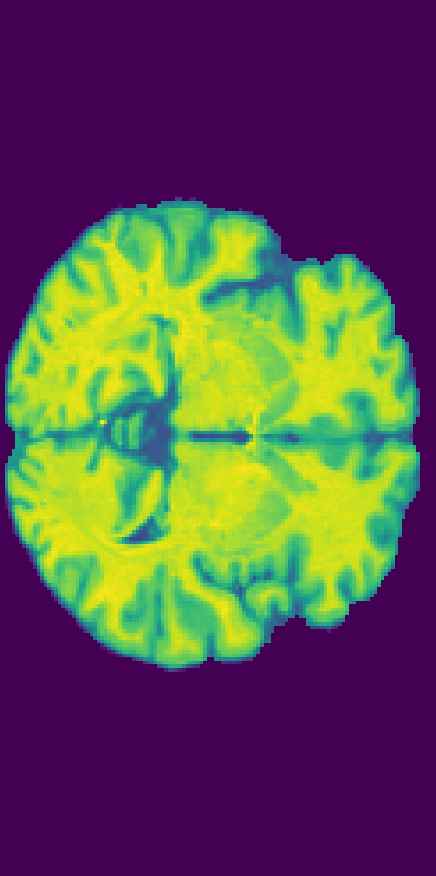
#> input picture images/image.png, 436 x 876 px, found by its file name
$ jupyter execute --allow-errors dubug_preprocessing.ipynb
#> lines starting #> are read from the running program, lines starting #| are printed output that depends on the picture
[cell 1]
import scipy.io
import numpy as np
from matplotlib import pyplot as plt
import random
import cv2

[cell 2]
IMG_SIZE = 64
TOTAL_IMG = 20
count = 0

[cell 3]
# [69 lines left out: functions process_volume, generate_multichannle_label, generate_random_data, not called in this run]

#> (a cell that did not finish here is left out)

[cell 5]
save_path = "../../data/training/train/"
volume = "vol_01"

#> (a cell that did not finish here is left out)

#> (a cell that did not finish here is left out)

#> (a cell that did not finish here is left out)

[cell 9]
image = cv2.imread("image.png",0)
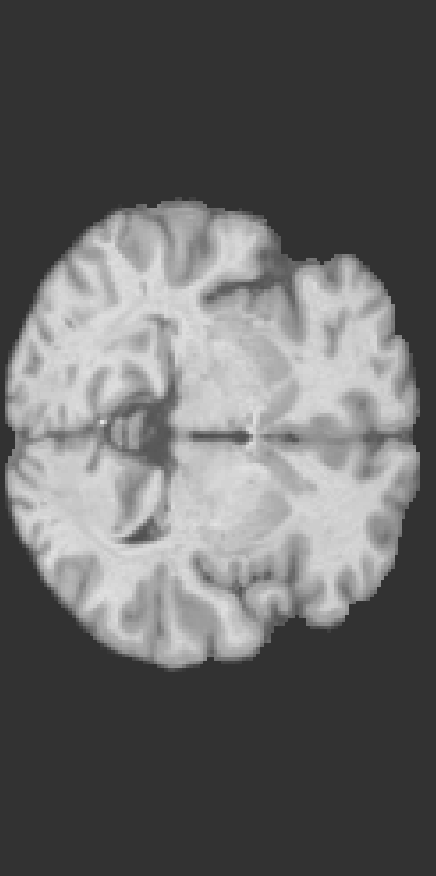
#> image: shape (876, 436); min 50, max 226, mean 100.8
label = cv2.imread("label.png",0)

[cell 10]
plt.imshow(image)

[cell 11]
print(np.unique(image))
#| [ 50  56  59  61  64  66  68  70  72  74  78  80  82  84  85  87  89  90
#|   92  93  95  96  99 101 103 105 107 109 110 112 115 116 118 119 122 124
#|  125 128 129 131 133 135 138 139 142 144 145 147 150 152 154 156 158 161
#|  164 166 168 170 173 175 178 181 184 186 190 193 195 199 202 205 207 211
#|  214 217 220 223 226]
print(np.unique(label))
#| [None]

[cell 12]
image = (image - np.mean(image))/np.std(image)
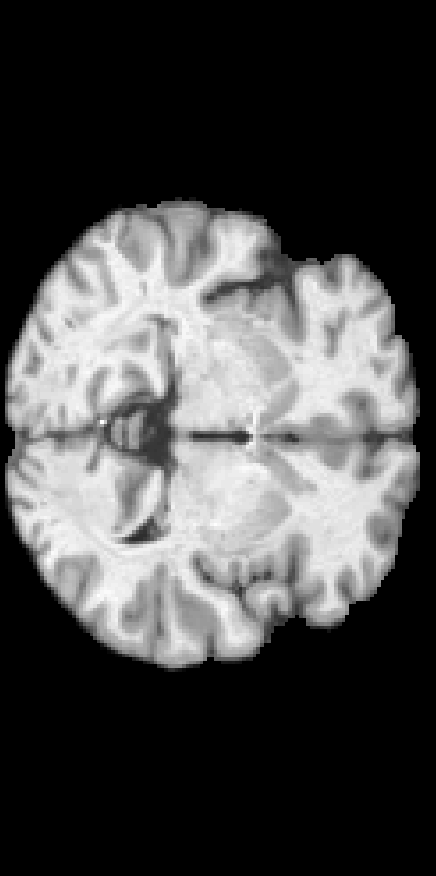
#> image: shape (876, 436) float64; min -0.779, max 1.92, mean -1.19e-18; drawn with min black and max white
